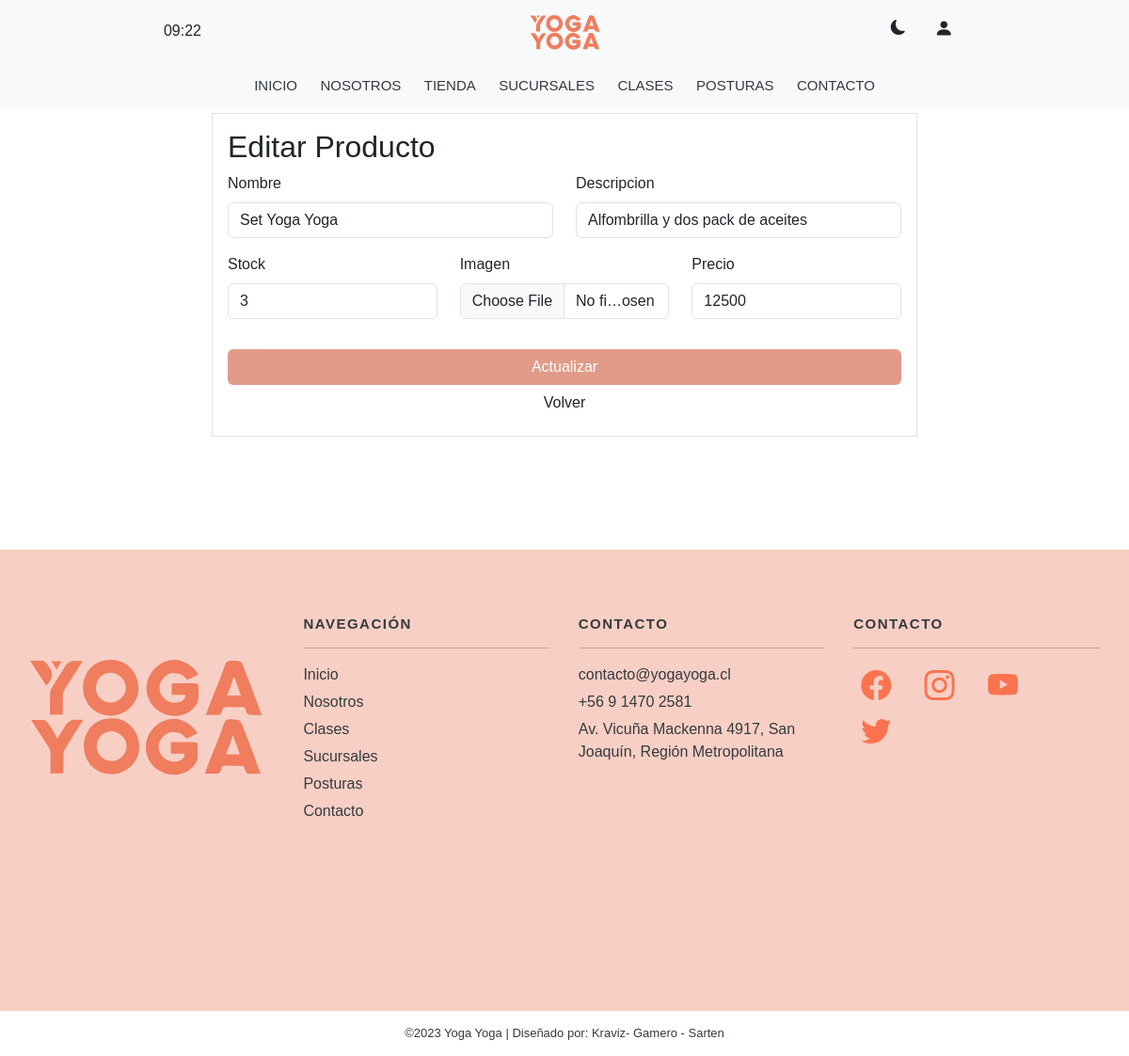
/editprod/10, run on the app's committed database.
### crud/models.py (models this page shows, shortened)
class Producto(models.Model):
    id = models.BigAutoField (primary_key = True)
    img = models.ImageField(verbose_name="imagen", upload_to="productos", default="", blank=True, null=True)
    titulo = models.CharField(max_length=50, verbose_name='Nombre')
    descripcion = models.CharField(verbose_name='Descripcion', max_length=40, default="")
    stock = models.IntegerField(verbose_name='Stock')
    precio = models.IntegerField(verbose_name='Precio')
    created_at = models.DateTimeField(auto_now_add=True, verbose_name = 'Fecha de creción')
    updated_at = models.DateTimeField(auto_now=True, verbose_name = 'Fecha de actualización')
    class Meta:
        verbose_name = 'Producto'
        verbose_name_plural = 'Productos'
        ordering = ['created_at']

### crud/views.py (the view, shortened to what this page needs)
# urls.py: path('editprod/<str:producto_id>', views.prod_edit,name="producto-edit"),
def prod_edit(request,producto_id):
    try:
        producto = Producto.objects.get(id = producto_id)
        form = ProductForm(instance=producto)
        context = {'form':form}
        return render(request,'core/edit.html',context)
    except:
        print("Error al obtener el producto")
        return redirect(reverse('tienda') + '?NO_EXIST')

### crud/forms.py
class ProductForm(ModelForm):
    class Meta:
        model = Producto
        fields = [
            'id',
            'titulo',
            'precio',
            'stock',
            'img',
            'descripcion'
        ]
        labels = {
            'id':'ID',
            'titulo':'TITULO',
            'precio':'PRECIO',
            'stock':'STOCK',
            'img':'IMAGEN',
            'descripcion': 'DESCRIPCION'
        }
        widgets = {
            'id':forms.TextInput(attrs={'class':'form-control shadow-none'}),
            'titulo':forms.TextInput(attrs={'class':'form-control shadow-none'}),
            'precio':forms.TextInput(attrs={'class':'form-control shadow-none no-arrows','type':'number'}),
            'stock':forms.TextInput(attrs={'class':'form-control shadow-none no-arrows','type':'number'}),
            'img':forms.FileInput(attrs={'class':'form-control shadow-none'}),
            'descripcion':forms.TextInput(attrs={'class':'form-control shadow-none'})
        }

### core/templates/core/edit.html (shortened to what this page needs)
{% extends 'core/base.html' %}
{% load static %}
{% block link %}
<link rel="stylesheet" href="{% static 'core/css/form.css' %}"> {% endblock %}
{% block content%}
<main>
    <div class="containerForm">
        <form class="border p-3 col-md-10" method="POST" enctype="multipart/form-data">
            <h2>Editar Producto</h2>
            <div class="row">
                <div class="col">
                    <div class="mb-3 password-container">
                        <label for="titulo" class="form-label">Nombre</label>
                        <div class="input-group">
                            {{form.titulo}}
                        </div>
                    </div>
                </div>
                <div class="col">
                    <div class="mb-3 password-container">
                        <label for="descripcion" class="form-label">Descripcion</label>
                        <div class="input-group">
                            {{form.descripcion}}
                        </div>
                    </div>
                </div>
            </div>
            <div class="row">
                <div class="col">
                    <div class="mb-3 ">
                        <label for="stock" class="form-label">Stock</label>
                        {{form.stock}}
                    </div>
                </div>
                <div class="col">
                    <div class="mb-3">
                        <label for="img" class="form-label">Imagen</label>
                        {{form.img}}
                    </div>
                </div>
                <div class="col">
                    <div class="mb-3">
                        <label for="precio" class="form-label">Precio</label>
                        {{form.precio}}
                    </div>
                </div>
            </div>
            <div class="mt-3 d-flex flex-column">
                <button type="submit" id="actualizar" value="Actualizar" class="btn" onclick="">Actualizar</button>
                <a class="btn volver" href="{% url 'tienda' %}">Volver</a>
            </div>
        </form>
    </div>
</main>
{% endblock %}

### core/static/core/css/form.css (style rules this page uses)
.containerForm { display: flex; justify-content: center; width: 900px; margin: 15vh auto }
#actualizar { background-color: #e19b88; color: white; }

### core/static/core/css/main.css (style rules this page uses)
:root { --color-primary: #fa734e; --color-primary-light: #f8cfc4; --color-dark: #343a40; }
* { margin: 0; padding: 0; font-family: Verdana, Geneva, Tahoma, sans-serif; }
main { margin-top: 120px; }

### data on the page
Producto: titulo "Set Yoga Yoga", descripcion "Alfombrilla y dos pack de aceites", stock "3", precio "12500"
